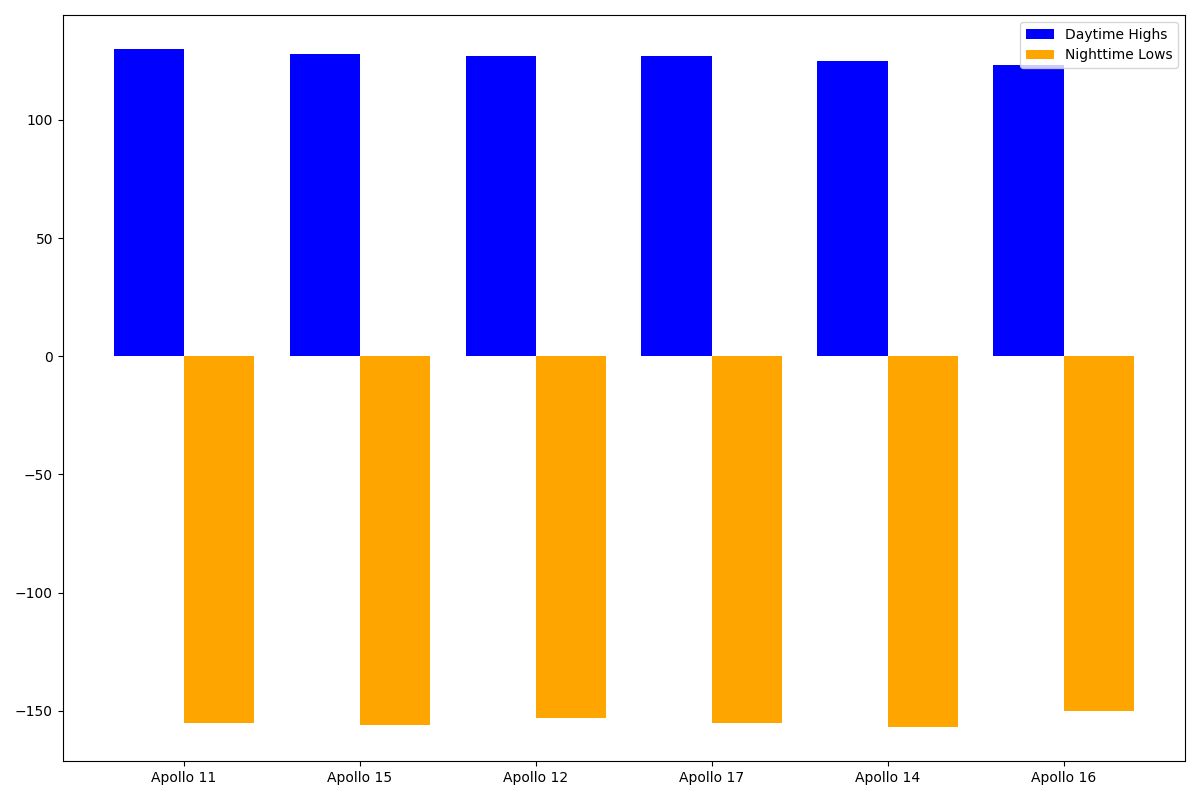

Source code (Python):
import matplotlib.pyplot as plt
import numpy as np

missions = ['Apollo 11', 'Apollo 12', 'Apollo 14', 'Apollo 15', 'Apollo 16', 'Apollo 17']
daytime_highs = np.array([130, 127, 125, 128, 123, 127])
nighttime_lows = np.array([-155, -153, -157, -156, -150, -155])

# Sort indices based on daytime_highs in descending order
sorted_indices = np.argsort(daytime_highs)[::-1]

# Sort missions, daytime_highs, and nighttime_lows using the sorted indices
missions_sorted = np.array(missions)[sorted_indices]
daytime_highs_sorted = daytime_highs[sorted_indices]
nighttime_lows_sorted = nighttime_lows[sorted_indices]

fig, ax = plt.subplots(figsize=(12, 8))
width = 0.4
x_pos = np.arange(len(missions_sorted))

ax.bar(x_pos - width/2, daytime_highs_sorted, width, color='blue', label='Daytime Highs')
ax.bar(x_pos + width/2, nighttime_lows_sorted, width, color='orange', label='Nighttime Lows')

ax.set_xticks(x_pos)
ax.set_xticklabels(missions_sorted)
ax.legend()

plt.tight_layout()
plt.show()
